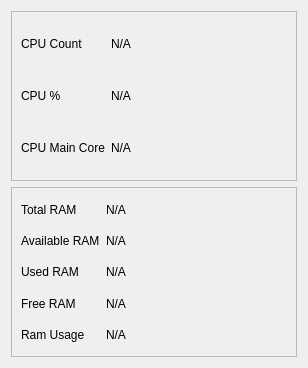
            <widget class="QWidget" name="cpu_and_memory">
             <layout class="QGridLayout" name="gridLayout_5">
              <item row="0" column="0">
               <widget class="QFrame" name="cpu_info_frame">
                <property name="frameShape">
                 <enum>QFrame::Shape::StyledPanel</enum>
                </property>
                <property name="frameShadow">
                 <enum>QFrame::Shadow::Raised</enum>
                </property>
                <layout class="QGridLayout" name="gridLayout_2">
                 <item row="2" column="1">
                  <widget class="QLabel" name="cpu_main_core">
                   <property name="text">
                    <string>N/A</string>
                   </property>
                  </widget>
                 </item>
                 <item row="0" column="0">
                  <widget class="QLabel" name="label_11">
                   <property name="text">
                    <string>CPU Count</string>
                   </property>
                  </widget>
                 </item>
                 <item row="2" column="0">
                  <widget class="QLabel" name="label_13">
                   <property name="text">
                    <string>CPU Main Core</string>
                   </property>
                  </widget>
                 </item>
                 <item row="1" column="0">
                  <widget class="QLabel" name="label_15">
                   <property name="text">
                    <string>CPU %</string>
                   </property>
                  </widget>
                 </item>
                 <item row="0" column="1">
                  <widget class="QLabel" name="cpu_count">
                   <property name="text">
                    <string>N/A</string>
                   </property>
                  </widget>
                 </item>
                 <item row="1" column="1">
                  <widget class="QLabel" name="cpu_per">
                   <property name="text">
                    <string>N/A</string>
                   </property>
                  </widget>
                 </item>
                 <item row="0" column="2" rowspan="3">
                  <widget class="RoundProgressBar" name="cpu_percentage" native="true">
                   <property name="minimumSize">
                    <size>
                     <width>150</width>
                     <height>150</height>
                    </size>
                   </property>
                   <property name="maximumSize">
                    <size>
                     <width>150</width>
                     <height>150</height>
                    </size>
                   </property>
                  </widget>
                 </item>
                </layout>
               </widget>
              </item>
              <item row="1" column="0">
               <widget class="QFrame" name="ram_info_frame">
                <property name="frameShape">
                 <enum>QFrame::Shape::StyledPanel</enum>
                </property>
                <property name="frameShadow">
                 <enum>QFrame::Shadow::Raised</enum>
                </property>
                <layout class="QGridLayout" name="gridLayout_3">
                 <item row="2" column="0">
                  <widget class="QLabel" name="label_17">
                   <property name="text">
                    <string>Used RAM</string>
                   </property>
                  </widget>
                 </item>
                 <item row="4" column="1">
                  <widget class="QLabel" name="ram_usage">
                   <property name="text">
                    <string>N/A</string>
                   </property>
                  </widget>
                 </item>
                 <item row="4" column="0">
                  <widget class="QLabel" name="label_20">
                   <property name="text">
                    <string>Ram Usage</string>
                   </property>
                  </widget>
                 </item>
                 <item row="2" column="1">
                  <widget class="QLabel" name="used_ram">
                   <property name="text">
                    <string>N/A</string>
                   </property>
                  </widget>
                 </item>
                 <item row="0" column="0">
                  <widget class="QLabel" name="label_19">
                   <property name="text">
                    <string>Total RAM</string>
                   </property>
                  </widget>
                 </item>
                 <item row="1" column="1">
                  <widget class="QLabel" name="avail_ram">
                   <property name="text">
                    <string>N/A</string>
                   </property>
                  </widget>
                 </item>
                 <item row="0" column="1">
                  <widget class="QLabel" name="total_ram">
                   <property name="text">
                    <string>N/A</string>
                   </property>
                  </widget>
                 </item>
                 <item row="3" column="1">
                  <widget class="QLabel" name="free_ram">
                   <property name="text">
                    <string>N/A</string>
                   </property>
                  </widget>
                 </item>
                 <item row="1" column="0">
                  <widget class="QLabel" name="label_22">
                   <property name="text">
                    <string>Available RAM</string>
                   </property>
                  </widget>
                 </item>
                 <item row="3" column="0">
                  <widget class="QLabel" name="label_18">
                   <property name="text">
                    <string>Free RAM</string>
                   </property>
                  </widget>
                 </item>
                 <item row="0" column="2" rowspan="5">
                  <widget class="SpiralProgressBar" name="ram_percentage" native="true">
                   <property name="minimumSize">
                    <size>
                     <width>150</width>
                     <height>150</height>
                    </size>
                   </property>
                   <property name="maximumSize">
                    <size>
                     <width>150</width>
                     <height>150</height>
                    </size>
                   </property>
                  </widget>
                 </item>
                </layout>
               </widget>
              </item>
             </layout>
            </widget>
